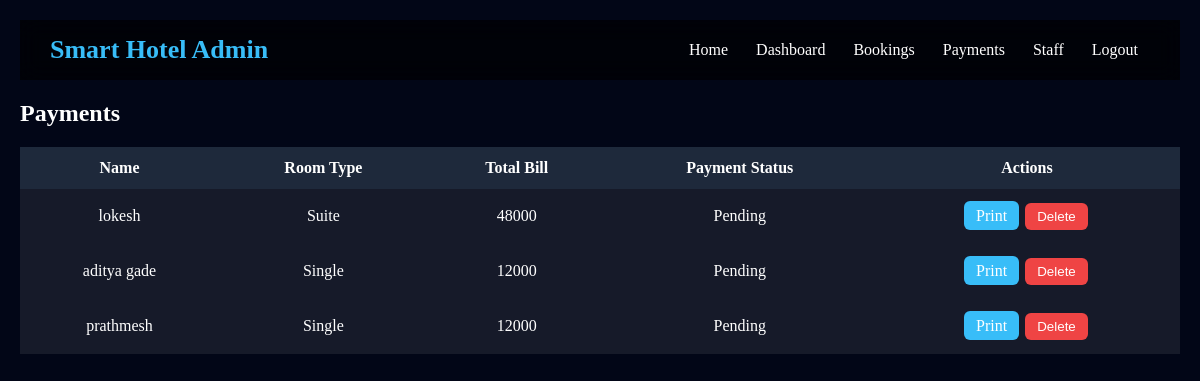
/payments/ (signed in), run on the app's committed database.
### core/models.py (models this page shows, shortened)
class Payment(models.Model):
    booking = models.OneToOneField(Booking, on_delete=models.CASCADE)
    total_amount = models.PositiveIntegerField()
    payment_date = models.DateTimeField(auto_now_add=True)
    status = models.CharField(max_length=20, default='Pending')  # Pending, Paid, Failed

class Booking(models.Model):
    MEAL_PLANS = [
        ('Breakfast', 'Breakfast'),
        ('All Meals', 'All Meals'),
        ('None', 'None'),
    ]
    user = models.ForeignKey(User, on_delete=models.CASCADE)
    name = models.CharField(max_length=100)
    email = models.EmailField()
    mobile = models.CharField(max_length=15)
    country = models.CharField(max_length=50)
    room_type = models.CharField(max_length=50)
    bedding_type = models.CharField(max_length=50)
    num_rooms = models.PositiveIntegerField()
    meal_plan = models.CharField(max_length=20, choices=MEAL_PLANS)
    check_in = models.DateField()
    check_out = models.DateField()
    booking_date = models.DateTimeField(auto_now_add=True)
    status = models.CharField(max_length=20, default='Pending')  # Pending, Confirmed, Cancelled

### core/views.py (the view, shortened to what this page needs)
# urls.py: path('payments/', views.payments, name='payments'),
@login_required
@user_passes_test(admin_required)
def payments(request):
    all_payments = Payment.objects.select_related('booking').all().order_by('-payment_date')
    return render(request, 'payments.html', {'payments': all_payments})

### core/views.py (called while the page is built)
def admin_required(user):
    return user.is_staff

### core/templates/payments.html (shortened to what this page needs)
{% load static %}
<!DOCTYPE html>
<html>
<head>
</head>
<body>
<nav>
<h2>Smart Hotel Admin</h2>
<div>
<a href="{% url 'home' %}">Home</a>
<a href="{% url 'dashboard' %}">Dashboard</a>
<a href="{% url 'bookings' %}">Bookings</a>
<a href="{% url 'payments' %}">Payments</a>
<a href="{% url 'staff' %}">Staff</a>
<a href="{% url 'logout' %}">Logout</a>
</div>
</nav>
<h2>Payments</h2>
<table>
<tr><th>Name</th><th>Room Type</th><th>Total Bill</th><th>Payment Status</th><th>Actions</th></tr>
{% for payment in payments %}
<tr>
<td>{{ payment.booking.name }}</td>
<td>{{ payment.booking.room_type }}</td>
<td>{{ payment.total_amount }}</td>
<td>{{ payment.status }}</td>
<td>
<a href="{% url 'invoice' payment.booking.id %}" class="print">Print</a>
<form method="post" style="display:inline;">
<button class="delete" type="submit" name="action" value="delete">Delete</button>
</form>
</td>
</tr>
{% empty %}
<tr><td colspan="5">No payments yet.</td></tr>
{% endfor %}
</table>
</body>
</html>

### core/templates/payments.html (style rules this page uses)
body { margin:0;font-family:Poppins;background:#020617;color:white;padding:20px }
nav { position:sticky;top:0;background:rgba(0,0,0,0.65);padding:15px 30px;display:flex;justify-content:space-between;align-items:center;backdrop-filter:blur(10px); }
nav h2 { margin:0;color:#38bdf8;font-size:26px }
nav a { color:white;margin:0 12px;text-decoration:none;font-weight:500 }
table { width:100%;border-collapse:collapse;background:rgba(255,255,255,.08);margin-top:20px }
th,td { padding:12px;text-align:center }
th { background:#1e293b }
button { padding:6px 12px;border:none;border-radius:6px;background:#22c55e;color:white;margin:2px;cursor:pointer }
button.delete { background:#ef4444 }
a.print { background:#38bdf8;color:white;padding:6px 12px;border-radius:6px;text-decoration:none }

### data on the page
Payment: booking.name "lokesh", booking.room_type "Suite", total_amount "48000", status "Pending"
Payment: booking.name "aditya gade", booking.room_type "Single", total_amount "12000", status "Pending"
Payment: booking.name "prathmesh", booking.room_type "Single", total_amount "12000", status "Pending"
